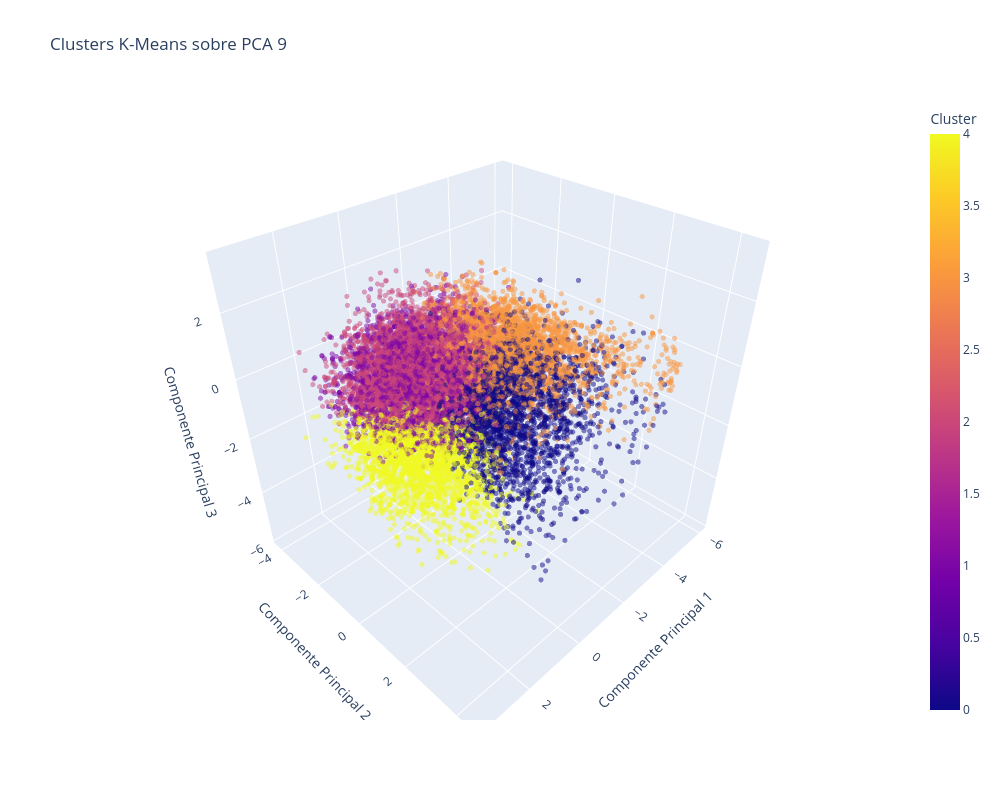

Write notebook code for a chart like this one.
### Code cell
fig = px.scatter_3d(
    df_muestra_pca9,
    x="PC1",
    y="PC2",
    z="PC3",
    color="cluster",
    title="Clusters K-Means sobre PCA 9",
    labels={
        "PC1": "Componente Principal 1",
        "PC2": "Componente Principal 2",
        "PC3": "Componente Principal 3",
        "cluster": "Cluster"
    },
    opacity=0.5
)

fig.update_traces(
    marker=dict(size=3)
)

fig.update_layout(
    width=1000,
    height=800
)

fig.show()

### Figure 1 — Plotly figure (JSON) as saved in the notebook; plotly's stock layout.template omitted (floating-point values rounded to 4 significant figures; data arrays with more than 128 entries replaced by an {"elided": "..."} marker saying what was removed)
{"data": [{"hovertemplate": "Componente Principal 1=%{x}<br>Componente Principal 2=%{y}<br>Componente Principal 3=%{z}<br>Cluster=%{marker.color}<extra></extra>", "legendgroup": "", "marker": {"color": {"elided": "15000 int values"}, "coloraxis": "coloraxis", "opacity": 0.5, "size": 3, "symbol": "circle"}, "mode": "markers", "name": "", "scene": "scene", "showlegend": false, "type": "scatter3d", "x": {"elided": "15000 float values"}, "y": {"elided": "15000 float values"}, "z": {"elided": "15000 float values"}}], "layout": {"coloraxis": {"colorbar": {"title": {"text": "Cluster"}}, "colorscale": [[0, "#0d0887"], [0.1111, "#46039f"], [0.2222, "#7201a8"], [0.3333, "#9c179e"], [0.4444, "#bd3786"], [0.5556, "#d8576b"], [0.6667, "#ed7953"], [0.7778, "#fb9f3a"], [0.8889, "#fdca26"], [1, "#f0f921"]]}, "height": 800, "legend": {"tracegroupgap": 0}, "scene": {"domain": {"x": [0, 1], "y": [0, 1]}, "xaxis": {"title": {"text": "Componente Principal 1"}}, "yaxis": {"title": {"text": "Componente Principal 2"}}, "zaxis": {"title": {"text": "Componente Principal 3"}}}, "title": {"text": "Clusters K-Means sobre PCA 9"}, "width": 1000}}
